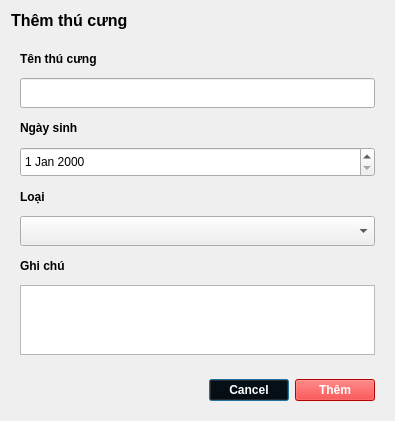
<?xml version='1.0' encoding='UTF-8'?>
<ui version="4.0">
 <class>QDialog</class>
 <widget class="QDialog" name="MainWindow">
  <property name="geometry">
   <rect>
    <x>0</x>
    <y>0</y>
    <width>395</width>
    <height>421</height>
   </rect>
  </property>
  <property name="windowTitle">
   <string>MainWindow</string>
  </property>
  <layout class="QVBoxLayout" name="bo_cuc_doc">
   <item>
    <widget class="QLabel" name="tieu_de">
     <property name="font">
      <font>
       <pointsize>12</pointsize>
       <weight>75</weight>
       <bold>true</bold>
      </font>
     </property>
     <property name="text">
      <string>Thêm thú cưng</string>
     </property>
    </widget>
   </item>
   <item>
    <widget class="QWidget" name="khung_form" native="true">
     <layout class="QVBoxLayout" name="bo_cuc_doc_2">
      <item>
       <widget class="QLabel" name="nhan_ten">
        <property name="font">
         <font>
          <weight>75</weight>
          <bold>true</bold>
         </font>
        </property>
        <property name="text">
         <string>Tên thú cưng</string>
        </property>
       </widget>
      </item>
      <item>
       <widget class="QLineEdit" name="o_ten">
        <property name="minimumSize">
         <size>
          <width>0</width>
          <height>30</height>
         </size>
        </property>
       </widget>
      </item>
      <item>
       <widget class="QLabel" name="nhan_ngay_sinh">
        <property name="font">
         <font>
          <weight>75</weight>
          <bold>true</bold>
         </font>
        </property>
        <property name="text">
         <string>Ngày sinh</string>
        </property>
       </widget>
      </item>
      <item>
       <widget class="QDateEdit" name="o_ngay_sinh">
        <property name="minimumSize">
         <size>
          <width>0</width>
          <height>30</height>
         </size>
        </property>
       </widget>
      </item>
      <item>
       <widget class="QLabel" name="nhan_loai">
        <property name="font">
         <font>
          <weight>75</weight>
          <bold>true</bold>
         </font>
        </property>
        <property name="text">
         <string>Loại</string>
        </property>
       </widget>
      </item>
      <item>
       <widget class="QComboBox" name="o_loai">
        <property name="minimumSize">
         <size>
          <width>0</width>
          <height>30</height>
         </size>
        </property>
       </widget>
      </item>
      <item>
       <widget class="QLabel" name="nhan_ghi_chu">
        <property name="font">
         <font>
          <weight>75</weight>
          <bold>true</bold>
         </font>
        </property>
        <property name="text">
         <string>Ghi chú</string>
        </property>
       </widget>
      </item>
      <item>
       <widget class="QTextEdit" name="o_ghi_chu">
        <property name="maximumSize">
         <size>
          <width>16777215</width>
          <height>70</height>
         </size>
        </property>
       </widget>
      </item>
     </layout>
    </widget>
   </item>
   <item>
    <widget class="QWidget" name="khung_nut" native="true">
     <property name="styleSheet">
      <string notr="true">QPushButton {
	background-color: red;
	color: white;
}</string>
     </property>
     <layout class="QHBoxLayout" name="bo_cuc_ngang">
      <item>
       <spacer name="khoang_trong_ngang">
        <property name="orientation">
         <enum>Qt::Horizontal</enum>
        </property>
        <property name="sizeHint" stdset="0">
         <size>
          <width>194</width>
          <height>20</height>
         </size>
        </property>
       </spacer>
      </item>
      <item>
       <widget class="QPushButton" name="nut_huy">
        <property name="font">
         <font>
          <weight>75</weight>
          <bold>true</bold>
         </font>
        </property>
        <property name="styleSheet">
         <string notr="true">background-color: dark-gray;</string>
        </property>
        <property name="text">
         <string>Cancel</string>
        </property>
       </widget>
      </item>
      <item>
       <widget class="QPushButton" name="nut_luu">
        <property name="font">
         <font>
          <weight>75</weight>
          <bold>true</bold>
         </font>
        </property>
        <property name="text">
         <string>Thêm</string>
        </property>
       </widget>
      </item>
     </layout>
    </widget>
   </item>
  </layout>
 </widget>
 <resources />
 <connections />
</ui>
